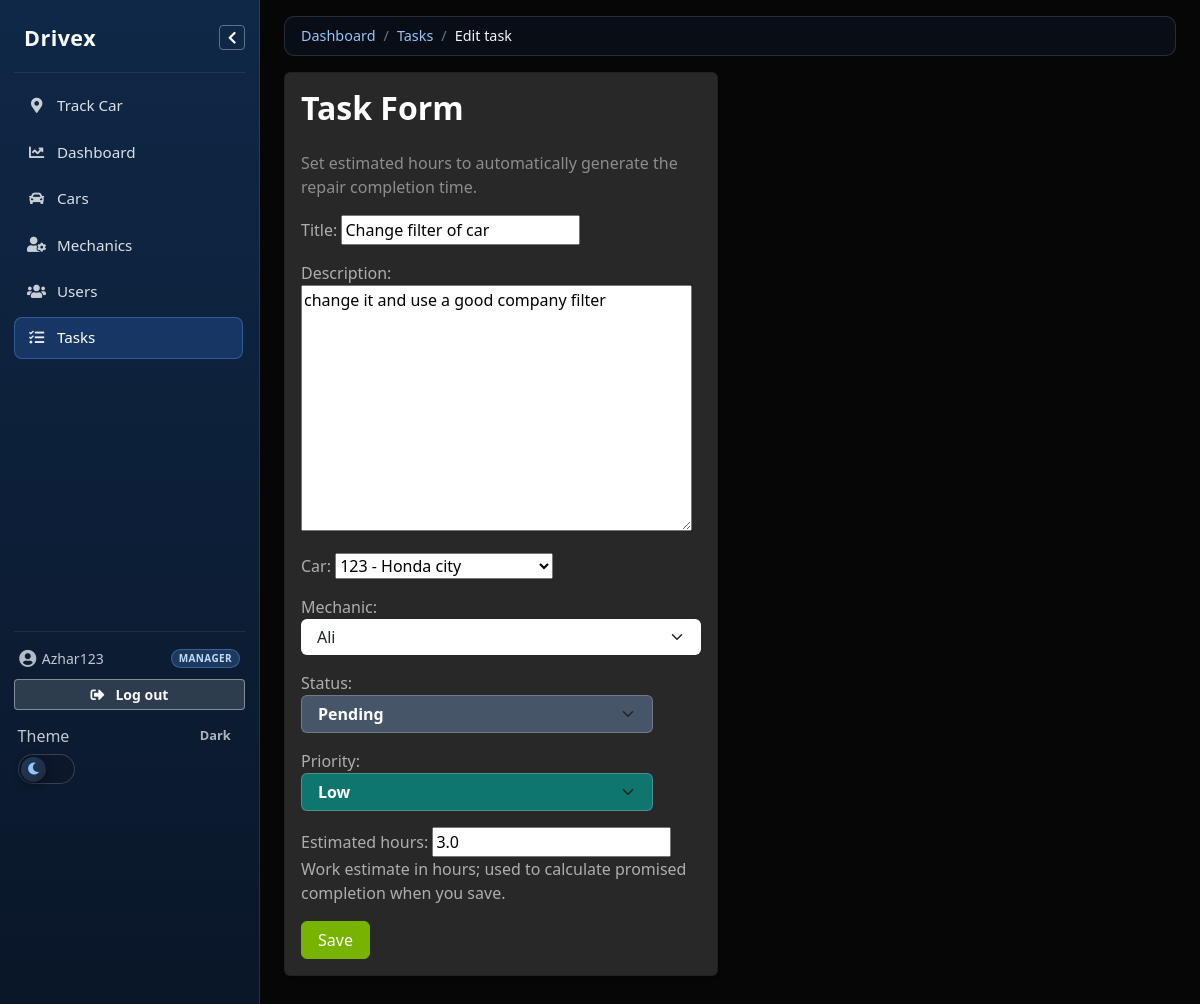
The page /tasks/3/update/ (signed in) on the database as committed earlier.
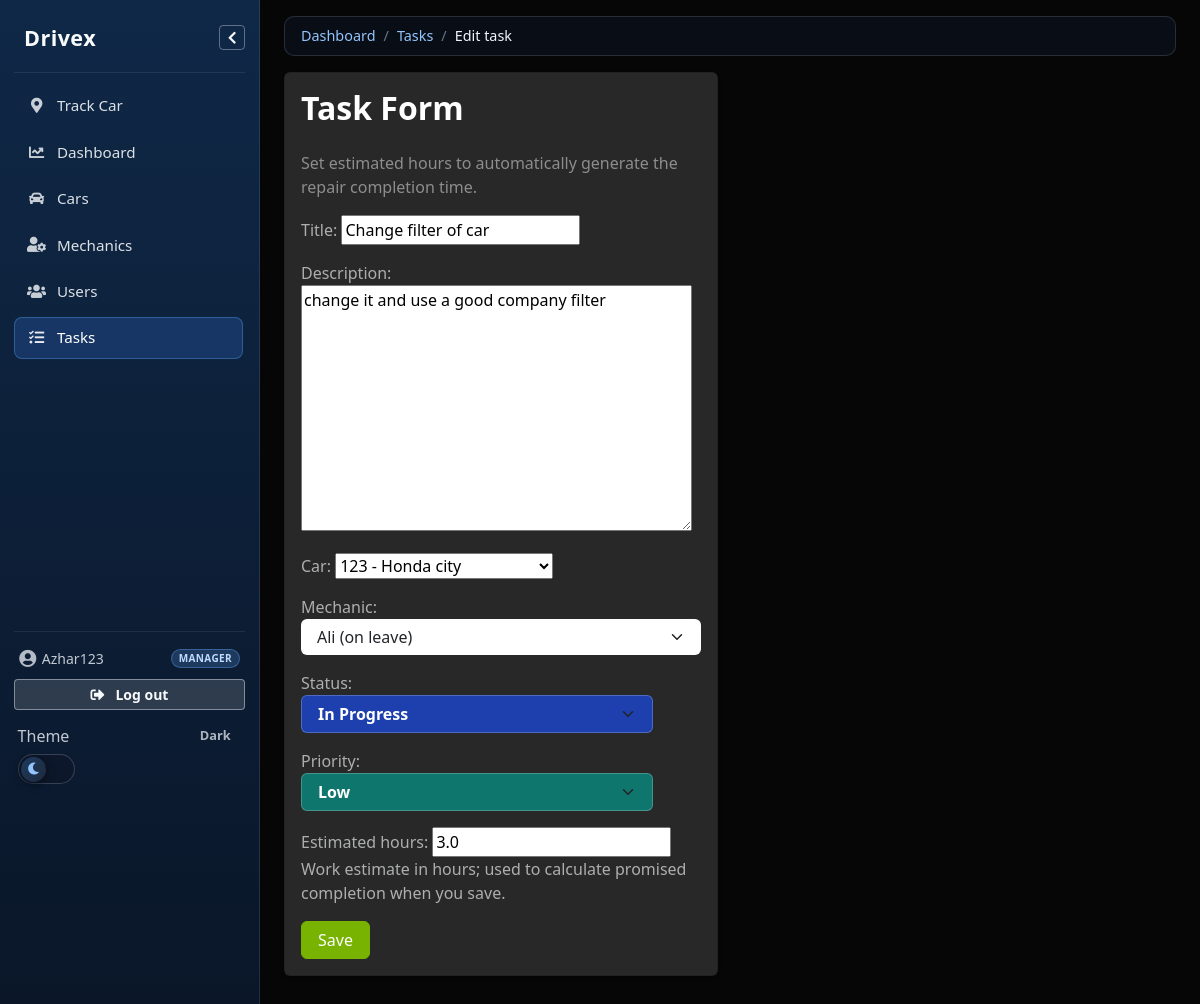
The same page on the database as committed later.
### taskapp/models.py (models this page shows, shortened)
class Task(models.Model):
    STATUS_CHOICES = [
        ('pending', 'Pending'),
        ('in_progress', 'In Progress'),
        ('completed', 'Completed'),
    ]
    PRIORITY_CHOICES = [
        ('low', 'Low'),
        ('medium', 'Medium'),
        ('high', 'High'),
    ]
    car = models.ForeignKey(
        Cars,
        on_delete=models.CASCADE,
        related_name='tasks'
    )
    mechanic = models.ForeignKey(
        Mechanic,
        on_delete=models.SET_NULL,
        null=True,
        blank=True,
        related_name='tasks'
    )
    title = models.CharField(max_length=200)
    description = models.TextField(blank=True)
    status = models.CharField(
        max_length=20,
        choices=STATUS_CHOICES,
        default='pending'
    )
    priority = models.CharField(
        max_length=10,
        choices=PRIORITY_CHOICES,
        default='medium'
    )
    estimated_hours = models.DecimalField(
        max_digits=4,
        decimal_places=1,
        null=True,
        blank=True,
        help_text='Work estimate in hours; used to calculate promised completion when you save.',
    )
    promised_completion_at = models.DateTimeField(null=True, blank=True)
    created_at = models.DateTimeField(auto_now_add=True)
    updated_at = models.DateTimeField(auto_now=True)
    class Meta:
        ordering = ['status', '-created_at']
    def save(self, *args, **kwargs):
        if self.estimated_hours:
            base_time = self.created_at or timezone.now()
            self.promised_completion_at = base_time + timedelta(
                hours=float(self.estimated_hours)
            )
        else:
            self.promised_completion_at = None
        super().save(*args, **kwargs)
        if self.mechanic_id and self.status != 'completed':
            Mechanic.objects.filter(pk=self.mechanic_id).update(
                is_manually_busy=False,
            )

### taskapp/views.py (the view)
# urls.py: path('tasks/<int:pk>/update/', views.TaskUpdateView.as_view(), name='task_update'),
class TaskUpdateView(ShopManagerRequiredMixin, UpdateView):
    model = Task
    form_class = TaskForm
    template_name = 'tasks/task_form.html'
    success_url = reverse_lazy('task_list')
    def get_queryset(self):
        return Task.objects.select_related('car', 'mechanic')

### taskapp/breadcrumbs.py (called while the page is built)
def _dashboard():
    return {"label": _("Dashboard"), "url": reverse("home")}

def _tasks_index():
    return {"label": _("Tasks"), "url": reverse("task_list")}

### taskapp/context_processors.py (called while the page is built, shortened)
def admin_mechanic_task_summary(request):
    try:
        admin_index = reverse('admin:index')
    except Exception:
        return {}
    if request.path.rstrip('/') != admin_index.rstrip('/'):
        return {}

def shop_roles(request):
    user = request.user
    role = resolve_shop_access_role(user) if user.is_authenticated else None
    return {
        'shop_role': role,
        'is_shop_manager': role == 'manager',
        'shop_mechanic': get_mechanic_profile(user) if user.is_authenticated else None,
    }

def shop_breadcrumbs(request):
    return {'shop_breadcrumb_items': resolve_shop_breadcrumb_items(request)}

### taskapp/mixins.py (called while the page is built)
    def test_func(self):
        return is_shop_manager(self.request.user)

### taskapp/models.py (called while the page is built)
    def __str__(self):
        return f"{self.registration_number} - {self.make} {self.model}"

### taskapp/rbac.py (called while the page is built)
def is_shop_manager(user) -> bool:
    if not user.is_authenticated:
        return False
    if user.is_superuser:
        return True
    return user.groups.filter(name=MANAGER_GROUP).exists()

### taskapp/templates/tasks/task_form.html
{% extends 'base.html' %} {% block content %}
<div class="row">
  <div class="col-12 col-lg-8 col-xl-6">
    <div class="card shadow-sm">
      <div class="card-body">
        <h2 class="mb-4">Task Form</h2>
        <p class="text-muted mb-3">
          Set estimated hours to automatically generate the repair completion time.
        </p>
        <form method="post">
          {% csrf_token %} {{ form.as_p }}
          <button type="submit" class="btn btn-success">Save</button>
        </form>
      </div>
    </div>
  </div>
</div>
{% endblock %}

Rows that differ between the two databases and show on the page:
changed Task "Change filter of car": mechanic "Ali" → "Ali (on leave)"; status "Pending" → "In Progress"
